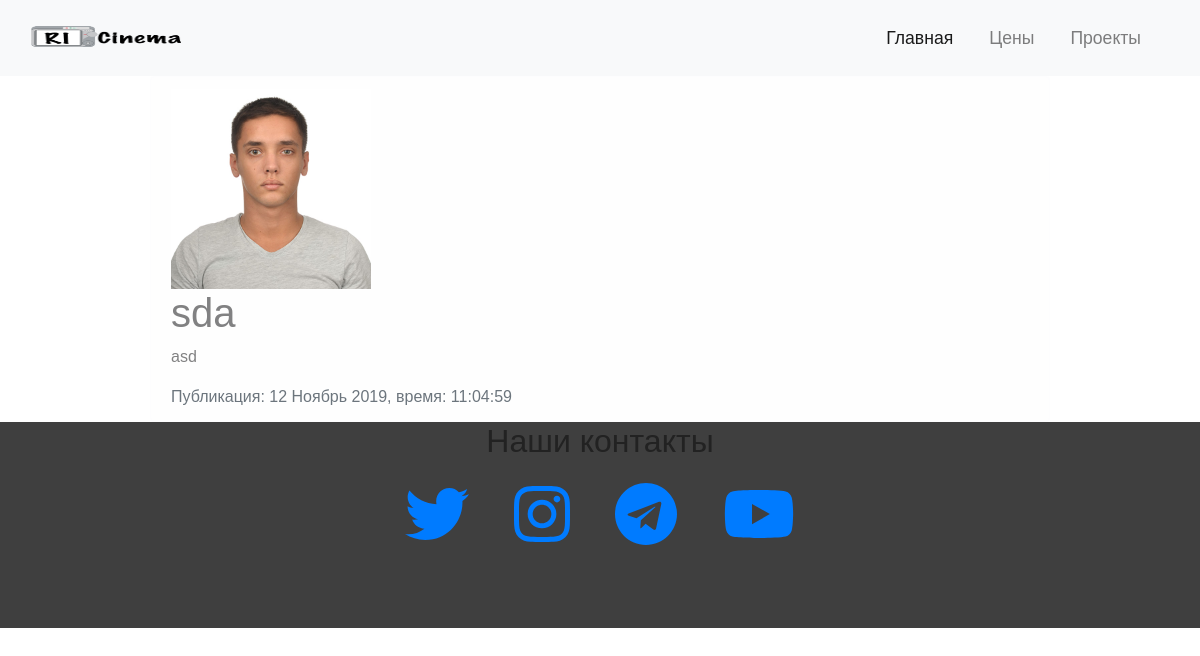
The page / on the database its author committed.
### home/models.py (models this page shows)
class Post(models.Model):
    title = models.CharField(max_length=100)
    text = models.TextField()
    date = models.DateTimeField(default=timezone.now)
    image = models.ImageField(upload_to='home/media', height_field=None, width_field=None)

### home/views.py (the view)
# urls.py: path('', views.main, name='home-main'),
def main(request):
    data = {
        'news': Post.objects.all()
    }
    return render(request, 'home/main.html', data)

### home/templates/home/main.html (shortened to what this page needs)
{% extends 'home/navbar.html' %}
{% block main_section %}
    {% for post in news %}
    <div class="alert alert-light">
        <img id="postimg" src=" {{ post.image.url }} ">
        <h1>{{ post.title }}</h1>
        <p>{{ post.text }}</p>
        <span class="text-muted">Публикация: {{ post.date|date:"j F Y, время: H:i:s" }}</span>
    </div>
    {% endfor %}
{% endblock main_section %}

### home/static/home/main.css (style rules this page uses)
body, html { width: 100%; height: 100%; font-family: 'Poppins', sans-serif; color: #222; }
.alert { width: 75%; margin: 0 auto; padding-top 2em; }
#postimg { max-width: 200px; max-height: 200px; }

### rows shown on the page
Post: image (picture), title "sda", text "asd", date "12 Ноябрь 2019, время: 11:04:59"
